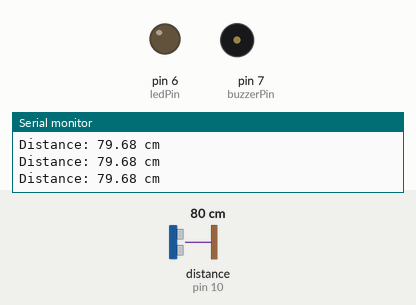
Recording of a sketch running on a simulated Arduino Uno, built with avr-gcc and run on an emulated ATmega328P. Parts: output pins drawn as LEDs (lit = HIGH), buzzer (waves = sounding), the last lines printed to the serial monitor. Wiring (inferred from the names in the program): ultrasonic range finder: trigger pin 9; echo pin 10. The test bench sets the inputs (shaded band); at power-on: distance to the obstacle (sensor on pin 10) 80 cm. The echo pulse lasts 58.3 µs per cm; pins used as bus, display or sensor lines are not drawn.

Above: at 1.2 s.
1.3 s: distance to the obstacle (sensor on pin 10) set to 22 cm
2.8 s: distance to the obstacle (sensor on pin 10) set to 18 cm
At 3.1 s:
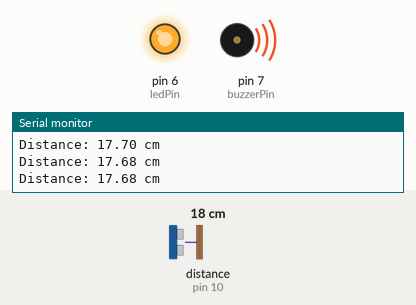
4.3 s: distance to the obstacle (sensor on pin 10) set to 35 cm
At 5.5 s:
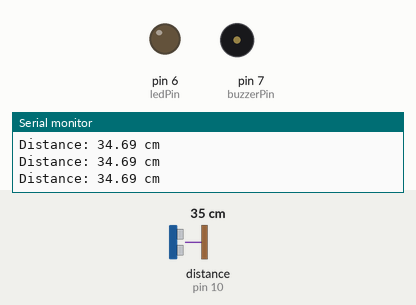
5.8 s: distance to the obstacle (sensor on pin 10) set to 2 cm
At 7.0 s:
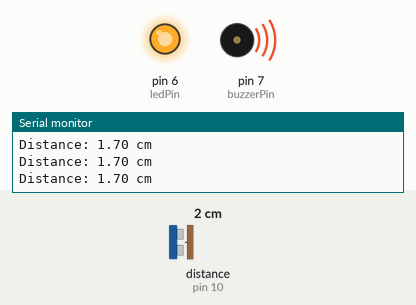
Timing chart, 0 to 8.3 s (numbered marks = the images above; inputs shaded):
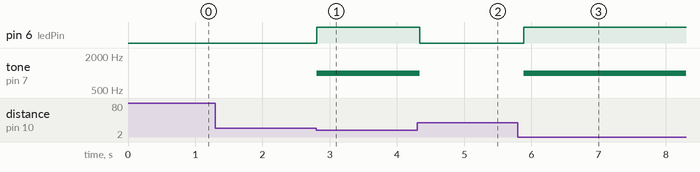

Measured:
- the behaviour switches between 21 and 20 cm on distance to the obstacle (sensor on pin 10) (found by bisection; images 0 and 1)
- after the input at 2.8 s, pin 6 (ledPin): LOW → HIGH at once; tone on pin 7 (buzzerPin): silent → 1000 Hz at once
- after the input at 4.3 s, pin 6 (ledPin): HIGH → LOW at once; tone on pin 7 (buzzerPin): 1000 Hz → silent at once
- after the input at 5.8 s, pin 6 (ledPin): LOW → HIGH after 0.09 s; tone on pin 7 (buzzerPin): silent → 1000 Hz after 0.09 s

The sketch:

obstacle_detection.ino
```cpp
const int trigPin = 9;
const int echoPin = 10;
const int ledPin = 6;
const int buzzerPin = 7;

const int threshold = 20;

void setup() {
  pinMode(trigPin, OUTPUT);
  pinMode(echoPin, INPUT);
  pinMode(ledPin, OUTPUT);
  pinMode(buzzerPin, OUTPUT);

  Serial.begin(9600);
}

void loop() {

  long duration;
  float distance;

  // Send ultrasonic trigger pulse
  digitalWrite(trigPin, LOW);
  delayMicroseconds(2);

  digitalWrite(trigPin, HIGH);
  delayMicroseconds(10);

  digitalWrite(trigPin, LOW);

  // Read echo duration
  duration = pulseIn(echoPin, HIGH);

  // Calculate distance
  distance = (duration * 0.0343) / 2.0;

  // Display distance
  Serial.print("Distance: ");
  Serial.print(distance);
  Serial.println(" cm");

  // Obstacle detection
  if (distance > 0 && distance <= threshold) {

    digitalWrite(ledPin, HIGH);
    tone(buzzerPin, 1000);

  } else {

    digitalWrite(ledPin, LOW);
    noTone(buzzerPin);
  }

  delay(100);
}
```
